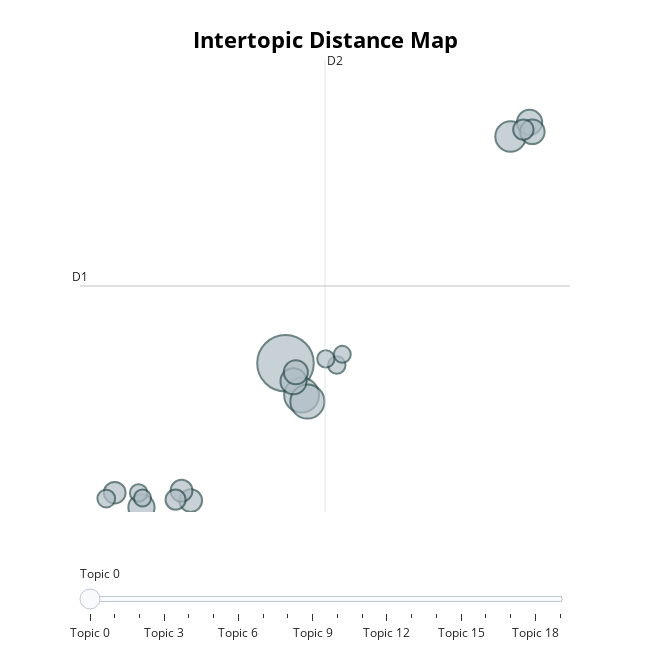

Source (notebook cell):
### Code cell
topic_model.visualize_topics()

### Figure 1 — Plotly figure (JSON) as saved in the notebook; plotly's stock layout.template omitted (floating-point values rounded to 4 significant figures)
{"data": [{"customdata": [[0, "vaccinati | vaccino | dad | vaccinato | vaccini", 660], [1, "italia | precari | italiano | dad | covid", 250], [2, "coronavirus | didatticaadistanza | covid | anicia | formazione", 240], [3, "dad | is | the | you | irama", 192], [4, "quarantena | regole | scuola | covid | classi", 141], [5, "insegnanti | docenti | insegnante | dad | professori", 140], [6, "dormire | domani | sonno | dad | buonanotte", 131], [7, "domani | scuola | lunedì | dad | andare", 124], [8, "genitori | figli | dad | famiglie | bambini", 119], [9, "anno | scorso | quest | dad | finire", 107], [10, "ansia | scuola | panico | dad | me", 99], [11, "bonus | digitalizzare | riforma | dà | didatticaadistanza", 97], [12, "domani | dad | presenza | menomale | martedì", 86], [13, "lezione | dad | lezioni | prof | quando", 83], [14, "privacy | didatticaadistanza | hacker | google | zoom", 65], [15, "petizione | changeitalia | firma | via | lucia", 63], [16, "contagi | contagio | scuole | scuola | rischio", 63], [17, "scuola | scuole | dad | fare | ragazzi", 61], [18, "scuole | chiuse | scuola | dad | chiudere", 60], [19, "mascherina | mascherine | dad | due | meglio", 59]], "hovertemplate": "<b>Topic %{customdata[0]}</b><br>Words: %{customdata[1]}<br>Size: %{customdata[2]}", "legendgroup": "", "marker": {"color": "#B0BEC5", "line": {"color": "DarkSlateGrey", "width": 2}, "size": [660, 250, 240, 192, 141, 140, 131, 124, 119, 107, 99, 97, 86, 83, 65, 63, 63, 61, 60, 59], "sizemode": "area", "sizeref": 0.4125, "symbol": "circle"}, "mode": "markers", "name": "", "orientation": "v", "showlegend": false, "type": "scatter", "x": [0.1174, 0.5685, 0.7312, 6.418, -3.915, 0.3417, 6.95, 7.028, 0.4075, -2.537, -2.793, -4.663, 6.777, -2.959, -4.9, -3.993, 1.553, 1.246, -3.885, 1.708], "xaxis": "x", "y": [8.309, 6.792, 6.491, 19.08, 1.46, 7.454, 19.76, 19.31, 7.882, 1.784, 2.252, 2.157, 19.41, 1.828, 1.877, 2.149, 8.222, 8.516, 1.905, 8.733], "yaxis": "y"}], "layout": {"annotations": [{"showarrow": false, "text": "D1", "x": -5.635, "y": 11.98, "yshift": 10}, {"showarrow": false, "text": "D2", "x": 1.223, "xshift": 10, "y": 22.72}], "height": 650, "hoverlabel": {"bgcolor": "white", "font": {"family": "Rockwell", "size": 16}}, "legend": {"itemsizing": "constant", "tracegroupgap": 0}, "margin": {"t": 60}, "shapes": [{"line": {"color": "#CFD8DC", "width": 2}, "type": "line", "x0": 1.223, "x1": 1.223, "y0": 1.241, "y1": 22.72}, {"line": {"color": "#9E9E9E", "width": 2}, "type": "line", "x0": -5.635, "x1": 8.082, "y0": 11.98, "y1": 11.98}], "sliders": [{"active": 0, "pad": {"t": 50}, "steps": [{"args": [{"marker.color": [["red", "#B0BEC5", "#B0BEC5", "#B0BEC5", "#B0BEC5", "#B0BEC5", "#B0BEC5", "#B0BEC5", "#B0BEC5", "#B0BEC5", "#B0BEC5", "#B0BEC5", "#B0BEC5", "#B0BEC5", "#B0BEC5", "#B0BEC5", "#B0BEC5", "#B0BEC5", "#B0BEC5", "#B0BEC5"]]}], "label": "Topic 0", "method": "update"}, {"args": [{"marker.color": [["#B0BEC5", "red", "#B0BEC5", "#B0BEC5", "#B0BEC5", "#B0BEC5", "#B0BEC5", "#B0BEC5", "#B0BEC5", "#B0BEC5", "#B0BEC5", "#B0BEC5", "#B0BEC5", "#B0BEC5", "#B0BEC5", "#B0BEC5", "#B0BEC5", "#B0BEC5", "#B0BEC5", "#B0BEC5"]]}], "label": "Topic 1", "method": "update"}, {"args": [{"marker.color": [["#B0BEC5", "#B0BEC5", "red", "#B0BEC5", "#B0BEC5", "#B0BEC5", "#B0BEC5", "#B0BEC5", "#B0BEC5", "#B0BEC5", "#B0BEC5", "#B0BEC5", "#B0BEC5", "#B0BEC5", "#B0BEC5", "#B0BEC5", "#B0BEC5", "#B0BEC5", "#B0BEC5", "#B0BEC5"]]}], "label": "Topic 2", "method": "update"}, {"args": [{"marker.color": [["#B0BEC5", "#B0BEC5", "#B0BEC5", "red", "#B0BEC5", "#B0BEC5", "#B0BEC5", "#B0BEC5", "#B0BEC5", "#B0BEC5", "#B0BEC5", "#B0BEC5", "#B0BEC5", "#B0BEC5", "#B0BEC5", "#B0BEC5", "#B0BEC5", "#B0BEC5", "#B0BEC5", "#B0BEC5"]]}], "label": "Topic 3", "method": "update"}, {"args": [{"marker.color": [["#B0BEC5", "#B0BEC5", "#B0BEC5", "#B0BEC5", "red", "#B0BEC5", "#B0BEC5", "#B0BEC5", "#B0BEC5", "#B0BEC5", "#B0BEC5", "#B0BEC5", "#B0BEC5", "#B0BEC5", "#B0BEC5", "#B0BEC5", "#B0BEC5", "#B0BEC5", "#B0BEC5", "#B0BEC5"]]}], "label": "Topic 4", "method": "update"}, {"args": [{"marker.color": [["#B0BEC5", "#B0BEC5", "#B0BEC5", "#B0BEC5", "#B0BEC5", "red", "#B0BEC5", "#B0BEC5", "#B0BEC5", "#B0BEC5", "#B0BEC5", "#B0BEC5", "#B0BEC5", "#B0BEC5", "#B0BEC5", "#B0BEC5", "#B0BEC5", "#B0BEC5", "#B0BEC5", "#B0BEC5"]]}], "label": "Topic 5", "method": "update"}, {"args": [{"marker.color": [["#B0BEC5", "#B0BEC5", "#B0BEC5", "#B0BEC5", "#B0BEC5", "#B0BEC5", "red", "#B0BEC5", "#B0BEC5", "#B0BEC5", "#B0BEC5", "#B0BEC5", "#B0BEC5", "#B0BEC5", "#B0BEC5", "#B0BEC5", "#B0BEC5", "#B0BEC5", "#B0BEC5", "#B0BEC5"]]}], "label": "Topic 6", "method": "update"}, {"args": [{"marker.color": [["#B0BEC5", "#B0BEC5", "#B0BEC5", "#B0BEC5", "#B0BEC5", "#B0BEC5", "#B0BEC5", "red", "#B0BEC5", "#B0BEC5", "#B0BEC5", "#B0BEC5", "#B0BEC5", "#B0BEC5", "#B0BEC5", "#B0BEC5", "#B0BEC5", "#B0BEC5", "#B0BEC5", "#B0BEC5"]]}], "label": "Topic 7", "method": "update"}, {"args": [{"marker.color": [["#B0BEC5", "#B0BEC5", "#B0BEC5", "#B0BEC5", "#B0BEC5", "#B0BEC5", "#B0BEC5", "#B0BEC5", "red", "#B0BEC5", "#B0BEC5", "#B0BEC5", "#B0BEC5", "#B0BEC5", "#B0BEC5", "#B0BEC5", "#B0BEC5", "#B0BEC5", "#B0BEC5", "#B0BEC5"]]}], "label": "Topic 8", "method": "update"}, {"args": [{"marker.color": [["#B0BEC5", "#B0BEC5", "#B0BEC5", "#B0BEC5", "#B0BEC5", "#B0BEC5", "#B0BEC5", "#B0BEC5", "#B0BEC5", "red", "#B0BEC5", "#B0BEC5", "#B0BEC5", "#B0BEC5", "#B0BEC5", "#B0BEC5", "#B0BEC5", "#B0BEC5", "#B0BEC5", "#B0BEC5"]]}], "label": "Topic 9", "method": "update"}, {"args": [{"marker.color": [["#B0BEC5", "#B0BEC5", "#B0BEC5", "#B0BEC5", "#B0BEC5", "#B0BEC5", "#B0BEC5", "#B0BEC5", "#B0BEC5", "#B0BEC5", "red", "#B0BEC5", "#B0BEC5", "#B0BEC5", "#B0BEC5", "#B0BEC5", "#B0BEC5", "#B0BEC5", "#B0BEC5", "#B0BEC5"]]}], "label": "Topic 10", "method": "update"}, {"args": [{"marker.color": [["#B0BEC5", "#B0BEC5", "#B0BEC5", "#B0BEC5", "#B0BEC5", "#B0BEC5", "#B0BEC5", "#B0BEC5", "#B0BEC5", "#B0BEC5", "#B0BEC5", "red", "#B0BEC5", "#B0BEC5", "#B0BEC5", "#B0BEC5", "#B0BEC5", "#B0BEC5", "#B0BEC5", "#B0BEC5"]]}], "label": "Topic 11", "method": "update"}, {"args": [{"marker.color": [["#B0BEC5", "#B0BEC5", "#B0BEC5", "#B0BEC5", "#B0BEC5", "#B0BEC5", "#B0BEC5", "#B0BEC5", "#B0BEC5", "#B0BEC5", "#B0BEC5", "#B0BEC5", "red", "#B0BEC5", "#B0BEC5", "#B0BEC5", "#B0BEC5", "#B0BEC5", "#B0BEC5", "#B0BEC5"]]}], "label": "Topic 12", "method": "update"}, {"args": [{"marker.color": [["#B0BEC5", "#B0BEC5", "#B0BEC5", "#B0BEC5", "#B0BEC5", "#B0BEC5", "#B0BEC5", "#B0BEC5", "#B0BEC5", "#B0BEC5", "#B0BEC5", "#B0BEC5", "#B0BEC5", "red", "#B0BEC5", "#B0BEC5", "#B0BEC5", "#B0BEC5", "#B0BEC5", "#B0BEC5"]]}], "label": "Topic 13", "method": "update"}, {"args": [{"marker.color": [["#B0BEC5", "#B0BEC5", "#B0BEC5", "#B0BEC5", "#B0BEC5", "#B0BEC5", "#B0BEC5", "#B0BEC5", "#B0BEC5", "#B0BEC5", "#B0BEC5", "#B0BEC5", "#B0BEC5", "#B0BEC5", "red", "#B0BEC5", "#B0BEC5", "#B0BEC5", "#B0BEC5", "#B0BEC5"]]}], "label": "Topic 14", "method": "update"}, {"args": [{"marker.color": [["#B0BEC5", "#B0BEC5", "#B0BEC5", "#B0BEC5", "#B0BEC5", "#B0BEC5", "#B0BEC5", "#B0BEC5", "#B0BEC5", "#B0BEC5", "#B0BEC5", "#B0BEC5", "#B0BEC5", "#B0BEC5", "#B0BEC5", "red", "#B0BEC5", "#B0BEC5", "#B0BEC5", "#B0BEC5"]]}], "label": "Topic 15", "method": "update"}, {"args": [{"marker.color": [["#B0BEC5", "#B0BEC5", "#B0BEC5", "#B0BEC5", "#B0BEC5", "#B0BEC5", "#B0BEC5", "#B0BEC5", "#B0BEC5", "#B0BEC5", "#B0BEC5", "#B0BEC5", "#B0BEC5", "#B0BEC5", "#B0BEC5", "#B0BEC5", "red", "#B0BEC5", "#B0BEC5", "#B0BEC5"]]}], "label": "Topic 16", "method": "update"}, {"args": [{"marker.color": [["#B0BEC5", "#B0BEC5", "#B0BEC5", "#B0BEC5", "#B0BEC5", "#B0BEC5", "#B0BEC5", "#B0BEC5", "#B0BEC5", "#B0BEC5", "#B0BEC5", "#B0BEC5", "#B0BEC5", "#B0BEC5", "#B0BEC5", "#B0BEC5", "#B0BEC5", "red", "#B0BEC5", "#B0BEC5"]]}], "label": "Topic 17", "method": "update"}, {"args": [{"marker.color": [["#B0BEC5", "#B0BEC5", "#B0BEC5", "#B0BEC5", "#B0BEC5", "#B0BEC5", "#B0BEC5", "#B0BEC5", "#B0BEC5", "#B0BEC5", "#B0BEC5", "#B0BEC5", "#B0BEC5", "#B0BEC5", "#B0BEC5", "#B0BEC5", "#B0BEC5", "#B0BEC5", "red", "#B0BEC5"]]}], "label": "Topic 18", "method": "update"}, {"args": [{"marker.color": [["#B0BEC5", "#B0BEC5", "#B0BEC5", "#B0BEC5", "#B0BEC5", "#B0BEC5", "#B0BEC5", "#B0BEC5", "#B0BEC5", "#B0BEC5", "#B0BEC5", "#B0BEC5", "#B0BEC5", "#B0BEC5", "#B0BEC5", "#B0BEC5", "#B0BEC5", "#B0BEC5", "#B0BEC5", "red"]]}], "label": "Topic 19", "method": "update"}]}], "title": {"font": {"color": "Black", "size": 22}, "text": "<b>Intertopic Distance Map", "x": 0.5, "xanchor": "center", "y": 0.95, "yanchor": "top"}, "width": 650, "xaxis": {"anchor": "y", "domain": [0, 1], "range": [-5.635, 8.082], "title": {"text": ""}, "visible": false}, "yaxis": {"anchor": "x", "domain": [0, 1], "range": [1.241, 22.72], "title": {"text": ""}, "visible": false}}}
